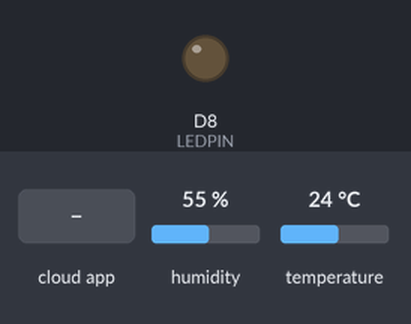
A sketch run on a simulated ESP8266 (NodeMCU). Parts: output pins drawn as LEDs (lit = HIGH). The test bench sets the inputs (shaded band); at power-on: humidity 55 %, temperature 24 °C.

Above: at 1.2 s.
1.3 s: the phone or cloud app sets led to 1
At 2.3 s:
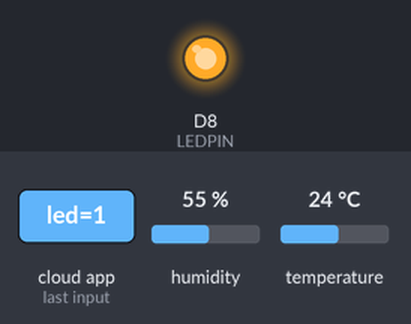
2.8 s: the phone or cloud app sets led to 0
At 3.4 s:
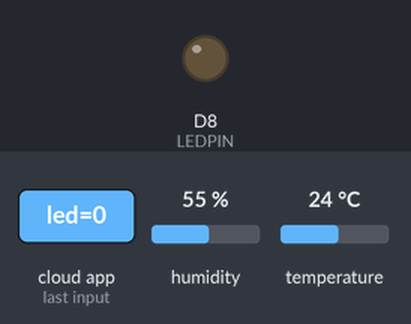
Timing chart, 0 to 5.8 s (numbered marks = the images above; inputs shaded):
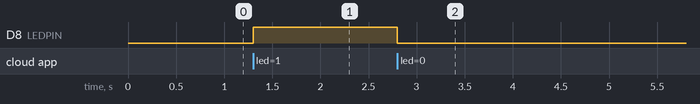

The sketch:

modul_3_platform_thinger.ino
```cpp
#include <ESP8266WiFi.h>
#include <ThingerESP8266.h>
#include <DHT.h>

// KONFIGURASI AWAL

#define USERNAME "Cek Thinger.io" //Username thinger.io
#define DEVICE_ID "Cek Thinger.io" // Lihat pada setting dari device yang sudah dibuat di thinger.io
#define DEVICE_CREDENTIAL "Cek Thinger.io" // Lihat pada setting dari device yang sudah dibuat di thinger.io (Generate random saja)

#define SSID "SSID" //Hotspot yang kita pakai
#define SSID_PASSWORD "PASSWORD"

#define DHTPIN D4 //Pin data dari DHT terhubung ke pin D4 NodeMCU
#define LEDPIN D8 //Kaki anoda dari LED terhubung ke pin D8 NodeMCU
#define DHTTYPE DHT11 //Mengatur TYPE DHT (Karena ada 2 jenis [DHT11 & DHT22])

// Inisialisasi objek untuk terhubung ke Thinger.io
ThingerESP8266 thing(USERNAME, DEVICE_ID, DEVICE_CREDENTIAL);

// Inisialisasi objek untuk DHT11
DHT dht(DHTPIN, DHTTYPE);

// Variabel untuk menyimpan data suhu dan kelembaban
float suhu, kelembaban;

void setup() {
    pinMode(LEDPIN, OUTPUT);
    dht.begin();
    thing.add_wifi(SSID, SSID_PASSWORD);
    // digital pin control
    thing["led"] << digitalPin(LEDPIN);
    // Setup sensor DHT11
    thing["dht11"] >> [](pson& out){
      out["kelembaban"] = kelembaban;
      out["suhu"] = suhu;
    };
}

void loop() {
    thing.handle();
    float h = dht.readHumidity(); //Membaca kelembaban
    float c = dht.readTemperature(); //Membaca suhu dalam satuan Celcius

    kelembaban = h; // Update nilai kelembaban
    suhu = c; // Update nilai suhu
}
```

Measured:
- after the input at 1.3 s, D8 (LEDPIN): LOW → HIGH at once
- after the input at 2.8 s, D8 (LEDPIN): HIGH → LOW at once
